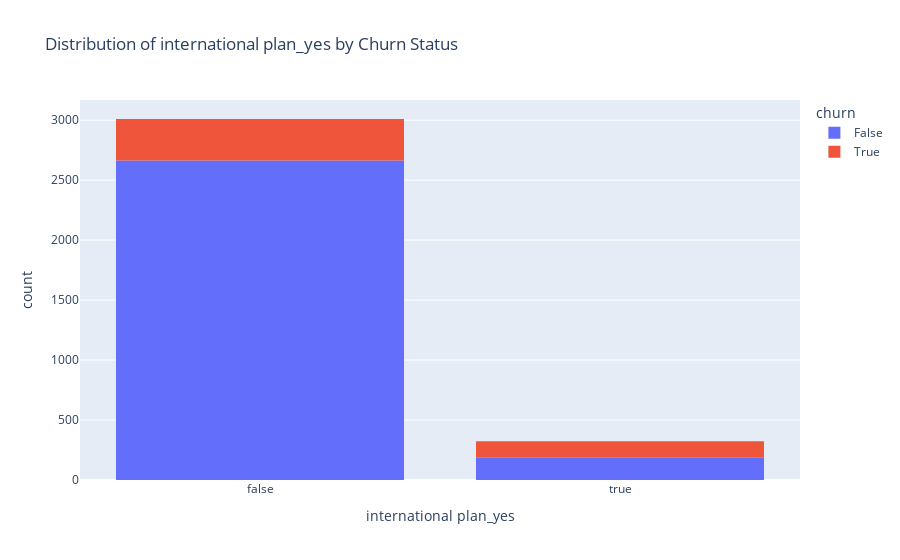

The code cell stored with this chart in its notebook:
### Code cell
fig = px.histogram(data, x="international plan_yes", color="churn",
                   title="Distribution of international plan_yes by Churn Status")
fig.show()

### Figure 1 — Plotly figure (JSON) as saved in the notebook; plotly's stock layout.template omitted (floating-point values rounded to 4 significant figures; data arrays with more than 128 entries replaced by an {"elided": "..."} marker saying what was removed)
{"data": [{"alignmentgroup": "True", "bingroup": "x", "hovertemplate": "churn=False<br>international plan_yes=%{x}<br>count=%{y}<extra></extra>", "legendgroup": "False", "marker": {"color": "#636efa", "pattern": {"shape": ""}}, "name": "False", "offsetgroup": "False", "orientation": "v", "showlegend": true, "type": "histogram", "x": {"elided": "2850 bool values"}, "xaxis": "x", "yaxis": "y"}, {"alignmentgroup": "True", "bingroup": "x", "hovertemplate": "churn=True<br>international plan_yes=%{x}<br>count=%{y}<extra></extra>", "legendgroup": "True", "marker": {"color": "#EF553B", "pattern": {"shape": ""}}, "name": "True", "offsetgroup": "True", "orientation": "v", "showlegend": true, "type": "histogram", "x": {"elided": "483 bool values"}, "xaxis": "x", "yaxis": "y"}], "layout": {"barmode": "relative", "legend": {"title": {"text": "churn"}, "tracegroupgap": 0}, "title": {"text": "Distribution of international plan_yes by Churn Status"}, "xaxis": {"anchor": "y", "domain": [0, 1], "title": {"text": "international plan_yes"}}, "yaxis": {"anchor": "x", "domain": [0, 1], "title": {"text": "count"}}}}
